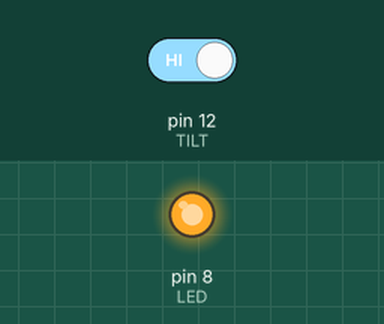
Bench run of a sketch on a simulated Arduino Uno, built with avr-gcc and run on an emulated ATmega328P. Parts: output pins drawn as LEDs (lit = HIGH). The test bench sets the inputs (shaded band); at power-on: pin 12 (TILT) HIGH.

Above: at 1.2 s.
1.3 s: pin 12 (TILT) driven LOW
At 1.7 s:
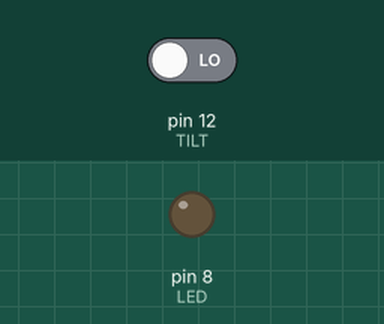
2.8 s: pin 12 (TILT) driven HIGH
At 4.1 s:
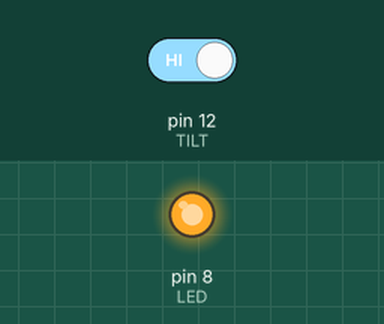
Timing chart, 0 to 5.8 s (numbered marks = the images above; inputs shaded):
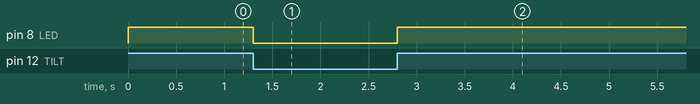

Measured:
- after the input at 1.3 s, pin 8 (LED): HIGH → LOW at once
- after the input at 2.8 s, pin 8 (LED): LOW → HIGH at once

The sketch:

sketch_13_tilt.ino
```cpp
#define TILT 12
#define LED  8

void setup() {
  pinMode(TILT, INPUT_PULLUP);
  pinMode(LED, OUTPUT);
}

void loop() {
  int tilt = digitalRead(TILT);
  if(tilt == LOW) {
    digitalWrite(LED, LOW);
  } else {
    digitalWrite(LED, HIGH);
  }
}
```
